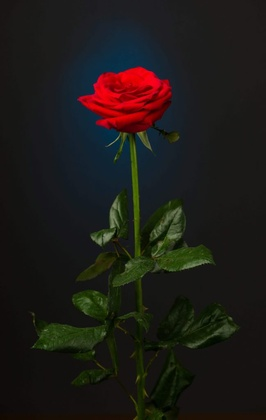
%> input picture LABBB/image processing/img/redrose.jpg, 266 x 420 px, shrunk from 649 x 1024 before the run
$ octave lab8.m   (GNU Octave 9; MATLAB toolbox functions it lacks are replaced by stand-ins)
%> lines starting %> are read from the running program, lines starting %| are printed output that depends on the picture
ori_img = imread('img/redrose.jpg');
%> ori_img is the input picture: size 420x266x3 uint8; mean R, G, B 30.1, 27.1, 23.5
img = ori_img;
L = 256;
r1 = 10;
r2 = 50;
[row,col] = size(ori_img);
%> row = 420; col = 798
subplot(4,2,1); imshow(ori_img); title('Original Image');
subplot(4,2,3); imshow(ori_img); title('Original Image');
% Slicing Without Background
for i=1:row
 for j=1:col
 if ori_img(i,j) >= r1 && ori_img(i,j)<=r2
 ori_img(i,j) = (L-1);
 else
 ori_img(i,j) = 0;
 endif
 endfor
endfor
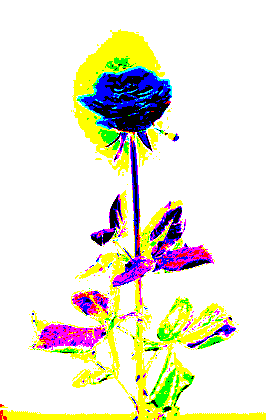
%> ori_img: size 420x266x3 uint8; mean R, G, B 233.3, 230.8, 212.6
subplot(4,2,2); imshow(ori_img); title('Enhanced Image without Background');
% Slicing With Background
for i=1:row
 for j=1:col
 if img(i,j) >= r1 && img(i,j)<=r2
 img(i,j) = (L-1);
 else
 img(i,j) = img(i,j);
 endif
 endfor
endfor
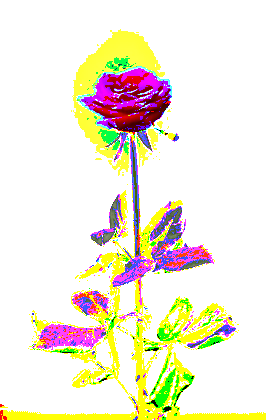
%> img: size 420x266x3 uint8; mean R, G, B 241.8, 235.3, 216.2
subplot(4,2,4); imshow(img); title('Enhanced Image With Background');
